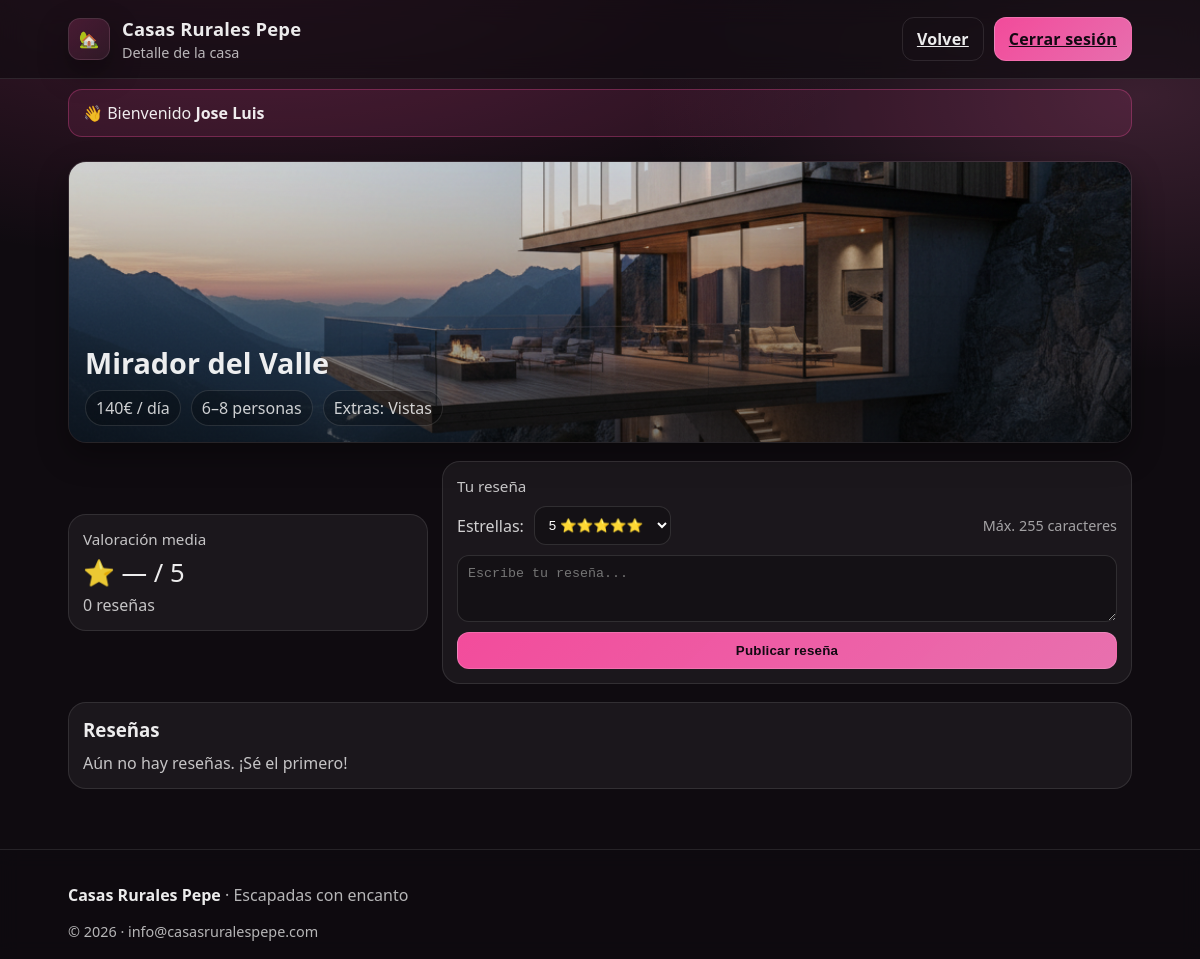
/casa.php?id=3 (signed in), run on the app's committed database.
### tables this page shows
CREATE TABLE casas (
  id INTEGER PRIMARY KEY AUTOINCREMENT,
  nombre TEXT NOT NULL UNIQUE,
  precio_dia INTEGER NOT NULL CHECK(precio_dia >= 0),
  personas_min INTEGER NOT NULL CHECK(personas_min >= 1),
  personas_max INTEGER NOT NULL CHECK(personas_max >= personas_min),
  extras TEXT NOT NULL,
  imagen TEXT,                -- ruta local (opcional)
  activa INTEGER NOT NULL DEFAULT 1 CHECK(activa IN (0,1))
);

### casa.php (the view, shortened to what this page needs)
<?php
require __DIR__ . '/db_connection.php';
function e(string $v): string {
  return htmlspecialchars($v, ENT_QUOTES | ENT_SUBSTITUTE, 'UTF-8');
}
$usuarioId = (int)($_SESSION['usuario']['id'] ?? 0);
$nombreUsuario = (string)($_SESSION['usuario']['nombre'] ?? $_SESSION['usuario']['nombre_usuario'] ?? 'Usuario');
$casaId = isset($_GET['id']) ? (int)$_GET['id'] : 0;
$stCasa = $pdo->prepare("SELECT id, nombre, precio_dia, personas_min, personas_max, extras, imagen
                         FROM casas WHERE id = :id AND activa = 1 LIMIT 1");
$stCasa->execute([':id' => $casaId]);
$casa = $stCasa->fetch();
$stMine = $pdo->prepare("SELECT id FROM resenas WHERE casa_id = :c AND usuario_id = :u LIMIT 1");
$stMine->execute([':c' => $casaId, ':u' => $usuarioId]);
$yaResenada = (bool)$stMine->fetch();
$stStats = $pdo->prepare("SELECT COUNT(*) as total, AVG(estrellas) as media
                          FROM resenas WHERE casa_id = :c");
$stStats->execute([':c' => $casaId]);
$stats = $stStats->fetch() ?: ['total' => 0, 'media' => null];
$totalResenas = (int)($stats['total'] ?? 0);
$media = $stats['media'] !== null ? (float)$stats['media'] : 0.0;
$stList = $pdo->prepare("
  SELECT r.estrellas, r.texto, r.creada_en, u.nombre_usuario
  FROM resenas r
  JOIN usuarios u ON u.id = r.usuario_id
  WHERE r.casa_id = :c
  ORDER BY r.id DESC
");
$stList->execute([':c' => $casaId]);
$resenas = $stList->fetchAll();
$imagen = trim((string)($casa['imagen'] ?? ''));
$bgHero = $imagen !== '' ? "background-image:url('" . e($imagen) . "');" : "";
?>
<!DOCTYPE html>
<html lang="es">
<head>
  <link rel="stylesheet" href="styles.css" />
</head>
<body>
<header class="header">
  <div class="header__inner">
    <div class="brand">
      <span class="brand__logo">🏡</span>
      <div class="brand__text">
        <h1 class="brand__title">Casas Rurales Pepe</h1>
        <p class="brand__subtitle">Detalle de la casa</p>
      </div>
    </div>
    <nav class="nav">
      <a class="btn btn--ghost" href="index.php">Volver</a>
      <a class="btn btn--primary" href="logout.php">Cerrar sesión</a>
    </nav>
  </div>
</header>
<div style="max-width:1100px;margin:10px auto 0;padding:0 18px;">
  <div style="padding:12px 14px;border:1px solid rgba(255,79,163,0.30);border-radius:14px;background:rgba(255,79,163,0.10);">
    👋 Bienvenido <strong><?= e($nombreUsuario) ?></strong>
  </div>
</div>
<main class="main">
  <section style="border:1px solid rgba(255,255,255,0.10);border-radius:18px;overflow:hidden;box-shadow:0 12px 30px rgba(0,0,0,0.35);">
    <div style="height:280px; <?= $bgHero ?> background-size:cover;background-position:center;
                background-color:rgba(255,255,255,0.05);
                position:relative;">
      <div style="position:absolute;inset:0;background:linear-gradient(180deg, rgba(0,0,0,0.05), rgba(0,0,0,0.55));"></div>
      <div style="position:absolute;left:16px;bottom:16px;right:16px;">
        <h2 style="margin:0;font-size:1.8rem;"><?= e((string)$casa['nombre']) ?></h2>
        <div style="margin-top:8px;display:flex;gap:10px;flex-wrap:wrap;color:rgba(255,255,255,0.80);">
          <span style="padding:6px 10px;border-radius:999px;border:1px solid rgba(255,255,255,0.12);background:rgba(0,0,0,0.25);">
            <?= (int)$casa['precio_dia'] ?>€ / día
          </span>
          <span style="padding:6px 10px;border-radius:999px;border:1px solid rgba(255,255,255,0.12);background:rgba(0,0,0,0.25);">
            <?= (int)$casa['personas_min'] ?>–<?= (int)$casa['personas_max'] ?> personas
          </span>
          <span style="padding:6px 10px;border-radius:999px;border:1px solid rgba(255,255,255,0.12);background:rgba(0,0,0,0.25);">
            Extras: <?= e((string)$casa['extras']) ?>
          </span>
        </div>
      </div>
    </div>
  </section>
  <div style="height:18px;"></div>
  <section style="display:flex;gap:14px;flex-wrap:wrap;align-items:center;">
    <div style="flex:1;min-width:260px;padding:14px;border:1px solid rgba(255,255,255,0.10);border-radius:18px;background:rgba(255,255,255,0.05);">
      <div style="font-size:0.95rem;color:rgba(255,255,255,0.75);">Valoración media</div>
      <div style="margin-top:6px;font-size:1.6rem;">
        ⭐ <?= $totalResenas > 0 ? number_format($media, 1) : "—" ?> / 5
      </div>
      <div style="margin-top:4px;color:rgba(255,255,255,0.75);">
        <?= $totalResenas ?> reseña<?= $totalResenas === 1 ? '' : 's' ?>
      </div>
    </div>
    <div style="flex:2;min-width:320px;padding:14px;border:1px solid rgba(255,255,255,0.10);border-radius:18px;background:rgba(255,255,255,0.05);">
      <div style="font-size:0.95rem;color:rgba(255,255,255,0.75);">Tu reseña</div>
      <?php if ($yaResenada): ?>
        <div style="margin-top:10px;color:rgba(255,255,255,0.75);">
          Ya has dejado una reseña en esta casa. Gracias 🙌
        </div>
      <?php else: ?>
        <form method="POST" style="margin-top:10px;display:grid;gap:10px;">
          <div style="display:flex;gap:10px;align-items:center;flex-wrap:wrap;">
            <label style="color:rgba(255,255,255,0.8);">Estrellas:</label>
            <select name="estrellas"
                    style="padding:10px;border-radius:12px;border:1px solid rgba(255,255,255,0.12);background:rgba(0,0,0,0.25);color:white;">
              <option value="5">5 ⭐⭐⭐⭐⭐</option>
            </select>
            <span style="margin-left:auto;color:rgba(255,255,255,0.60);font-size:0.9rem;">
              Máx. 255 caracteres
            </span>
          </div>
          <textarea name="texto" maxlength="255" rows="3" required
            placeholder="Escribe tu reseña..."
            style="width:100%;padding:10px;border-radius:12px;border:1px solid rgba(255,255,255,0.12);background:rgba(0,0,0,0.25);color:white;resize:vertical;"></textarea>
          <button class="btn btn--primary" type="submit">Publicar reseña</button>
        </form>
      <?php endif; ?>
    </div>
  </section>
  <div style="height:18px;"></div>
  <section style="padding:14px;border:1px solid rgba(255,255,255,0.10);border-radius:18px;background:rgba(255,255,255,0.05);">
    <h3 style="margin:0 0 10px;">Reseñas</h3>
    <?php if (empty($resenas)): ?>
      <div style="color:rgba(255,255,255,0.75);">Aún no hay reseñas. ¡Sé el primero!</div>
    <?php endif; ?>
  </section>
</main>
<footer class="footer">
  <div class="footer__inner">
    <p><strong>Casas Rurales Pepe</strong> · Escapadas con encanto</p>
    <p class="footer__small">© <span id="year"></span> · info@casasruralespepe.com</p>
  </div>
</footer>
</body>
</html>

### styles.css (style rules this page uses)
:root { --bg: #0f0b10; --panel: rgba(255, 255, 255, 0.06); --panel-2: rgba(255, 255, 255, 0.10); --text: rgba(255, 255, 255, 0.92); --muted: rgba(255, 255, 255, 0.70); --pink: #ff4fa3; --pink-2: #ff7abf; --stroke: rgba(255, 255, 255, 0.10); --shadow: 0 12px 30px rgba(0, 0, 0, 0.35); }
* { box-sizing: border-box; }
body { margin: 0; font-family: system-ui, -apple-system, Segoe UI, Roboto, Arial, sans-serif; background: radial-gradient(1200px 600px at 20% -10%, rgba(255, 79, 163, 0.25), transparent 60%), radial-gradient(900px 500px at 95% 10%, rgba(255, 122, 191, 0.18), transparent 55%), var(--bg); color: var(--text); }
.header { position: sticky; top: 0; z-index: 10; backdrop-filter: blur(12px); background: rgba(15, 11, 16, 0.65); border-bottom: 1px solid var(--stroke); }
.header__inner { max-width: 1100px; margin: 0 auto; padding: 16px 18px; display: flex; align-items: center; justify-content: space-between; gap: 16px; }
.brand { display: flex; align-items: center; gap: 12px; }
.brand__logo { width: 42px; height: 42px; display: grid; place-items: center; background: linear-gradient(135deg, rgba(255, 79, 163, 0.20), rgba(255, 122, 191, 0.10)); border: 1px solid var(--stroke); border-radius: 12px; box-shadow: var(--shadow); }
.brand__title { margin: 0; font-size: 1.15rem; letter-spacing: 0.2px; }
.brand__subtitle { margin: 2px 0 0 0; color: var(--muted); font-size: 0.9rem; }
.nav { display: flex; gap: 10px; }
.btn { appearance: none; border: 1px solid var(--stroke); background: var(--panel); color: var(--text); padding: 10px 14px; border-radius: 12px; cursor: pointer; font-weight: 600; letter-spacing: 0.2px; transition: transform 0.06s ease, background 0.2s ease, border-color 0.2s ease; }
.btn--primary { background: linear-gradient(135deg, rgba(255, 79, 163, 0.95), rgba(255, 122, 191, 0.9)); border-color: rgba(255, 255, 255, 0.16); color: #120912; }
.btn--ghost { background: transparent; }
.main { max-width: 1100px; margin: 0 auto; padding: 24px 18px 60px; }
.footer { border-top: 1px solid var(--stroke); background: rgba(15, 11, 16, 0.65); backdrop-filter: blur(10px); }
.footer__inner { max-width: 1100px; margin: 0 auto; padding: 18px 18px; color: var(--muted); }
.footer__inner strong { color: var(--text); }
.footer__small { margin: 6px 0 0 0; font-size: 0.9rem; }

### data on the page
casas: imagen (picture), nombre "Mirador del Valle", precio_dia "140", personas_min "6", personas_max "8", extras "Vistas"

### other printed values
$nombreUsuario "Jose Luis"
$totalResenas "0"
